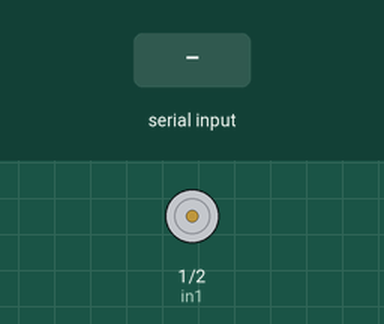
This program was run on a simulated MicroPython board. On the bench: motor-driver pin pairs drawn as motors (green arrow = first pin HIGH = forward, orange = second pin HIGH = backward, longer = more drive). The inputs (shaded band) are chosen by the test bench.

Above: at 1.3 s.
1.4 s: "s" typed at the serial console
At 2.3 s:
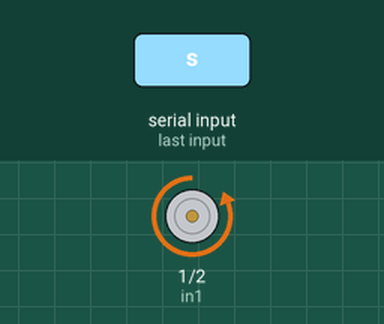
2.9 s: "w" typed at the serial console
At 3.7 s:
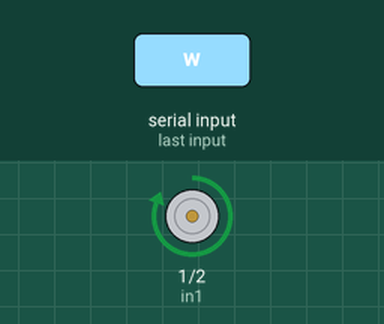
4.4 s: "r" typed at the serial console
At 5.8 s:
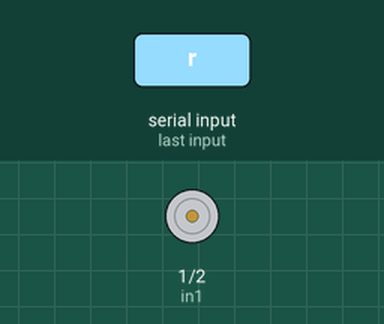
Timing chart, 0 to 7.4 s (numbered marks = the images above; inputs shaded):
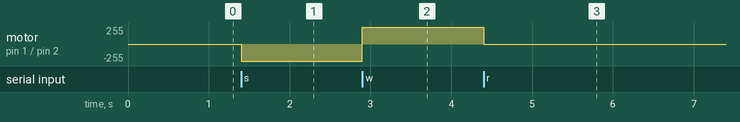

The program:

rpi-side-script.py
```python
import time
time.sleep(0.1) # waits for USB to become ready

from machine import Pin
import sys
import select

#configures the pins control whether
#the motor moves forwards or backwards
in1 = Pin(1, Pin.OUT)
in2 = Pin(2, Pin.OUT)

#stops the motor
def stop():
    in1.value(0)
    in2.value(0)

#self-explanatory
def backwards():
    in1.value(0)
    in2.value(1)

def forwards():
    in1.value(1)
    in2.value(0)

#triggers the motor to move back or forth after 'w'
#or 's' are pressed
# 'w' is forwards, 's' is backwards
def trigger_motor(key_input):
    if key_input == 's':
        backwards()

    if key_input == 'w':
        forwards()

    if key_input == 'r':
        stop()

poll = select.poll()
poll.register(sys.stdin, select.POLLIN)

while True:
    #time.sleep(.5)
    events = poll.poll(0)

    if events:
        try:
            key_from_pc = sys.stdin.read(1)
            trigger_motor(key_from_pc)

        except:
            pass
```

Measured:
- after the input at 1.4 s, motor on pin 1 (in1) / pin 2 (in2): stopped → backward 255/255 at once
- after the input at 2.9 s, motor on pin 1 (in1) / pin 2 (in2): backward 255/255 → forward 255/255 at once
- after the input at 4.4 s, motor on pin 1 (in1) / pin 2 (in2): forward 255/255 → stopped at once
